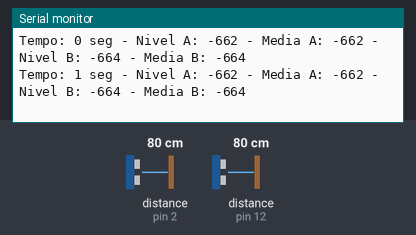
Recording of a sketch running on a simulated Arduino Uno, built with avr-gcc and run on an emulated ATmega328P. On the bench: the last lines printed to the serial monitor. Wiring (inferred from the names in the program): 2 × ultrasonic range finder: trigger pin 3, echo pin 2 / trigger pin 11, echo pin 12. The inputs (shaded band) are chosen by the test bench; at power-on: distance to the obstacle (sensors on pin 2, pin 12) 80 cm. The echo pulse lasts 58.3 µs per cm.

Above: at 1.3 s.
1.4 s: distance to the obstacle (sensor on pin 2) set to 2 cm
At 2.0 s:
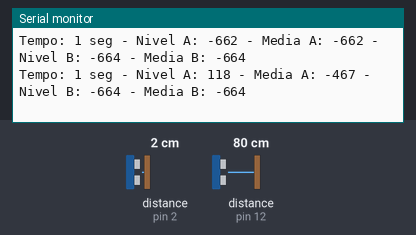
2.9 s: distance to the obstacle (sensor on pin 12) set to 2 cm
At 3.5 s:
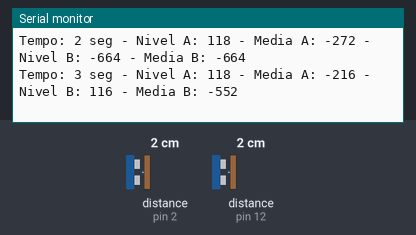
4.4 s: distance to the obstacle (sensor on pin 2) set to 4 cm
At 5.1 s:
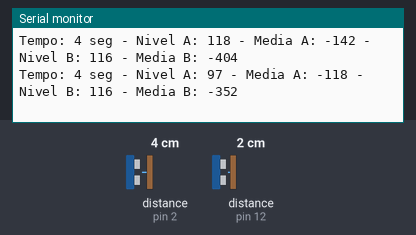
5.9 s: distance to the obstacle (sensor on pin 12) set to 4 cm
At 6.6 s:
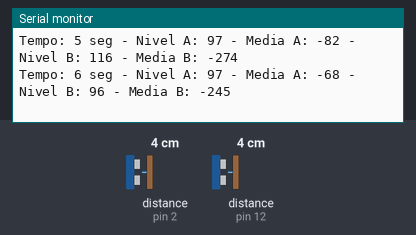
Timing chart, 0 to 8.4 s (numbered marks = the images above; inputs shaded):
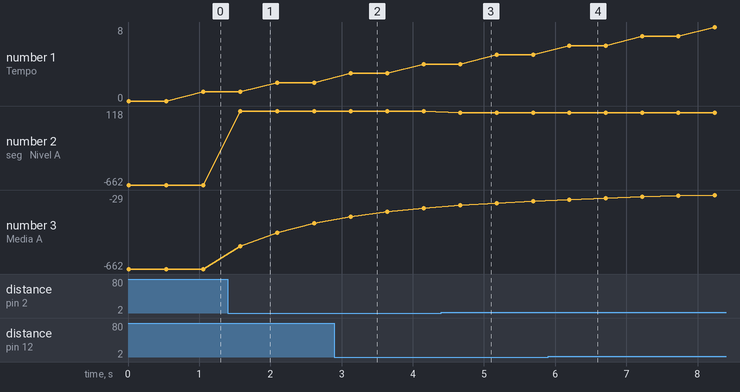

The sketch:

test_2_US.ino
```cpp
/*
 *    Desenvolvido por ANDRE ABREU RODRIGUES DE ALMEIDA
 *    Matricula 12/0007100
 *
 *    Trabalho de Controle Digital
 *
 *    Descrição: Testa sensores ultrassonicos
 */

//Definicao de pinos

#define echoPin_US_A 2 //Define o pino D2 como ECHO do sensor ultrassonico(HC-SR04) 1
#define trigPin_US_A 3 //Define o pino D3 (PWM) como TRIG do sensor ultrassonico(HC-SR04) 1

#define echoPin_US_B 12 //Define o pino D12 como ECHO do sensor ultrassonico(HC-SR04) 2
#define trigPin_US_B 11 //Define o pino D11 (PWM) como TRIG do sensor ultrassonico(HC-SR04) 2

//Variaveis globais
int distanceFromSensorA, distanceFromSensorB; // Variavel da afericao de distancia
int sumA, sumB; // Variaveis contendo a soma das distancias
int averageA, averageB; // Variaveis que armazenam a media da distancia
int headA, headB; // Variaveis do nível de liquido
int i;  //iterador

void setup() {
  //Define entradas e saidas
  pinMode(trigPin_US_A, OUTPUT); // Define o pino de TRIG do sensor US1 como saida
  pinMode(echoPin_US_A, INPUT); // Define o pino de ECHO do sensor US1 como entrada
  pinMode(trigPin_US_B, OUTPUT); // Define o pino de TRIG do sensor US2 como saida
  pinMode(echoPin_US_B, INPUT); // Define o pino de ECHO do sensor US2 como entrada
  //Define frequencia de comunicacao serial
  Serial.begin(9600); // Define BAUDRATE em 9600
  //Inicia variaveis
  distanceFromSensorA = 0;
  distanceFromSensorB = 0;
  sumA = 0;
  sumB = 0;
  averageA = 0;
  averageB = 0;
  i = 0;
}

void loop() {
  // Lê distancia do sensor ultrassonico A
  distanceFromSensorA = leDistancia(trigPin_US_A, echoPin_US_A);
  distanceFromSensorB = leDistancia(trigPin_US_B, echoPin_US_B);

  // Calcula tamanho do pote pelo sensor ultrassonico
  /*media(distanceFromSensorA, distanceFromSensorB);
  imprime1();  */

  // Calcula o nível de líquido
  headA = 134 - distanceFromSensorA;
  headB = 132 - distanceFromSensorB;
  media(headA, headB);
  //imprime1();
  //imprime2();
  imprime3();

  delay(500);


}

int leDistancia (int trigPin, int echoPin){
  long duratFCT;
  int distFCT;
  digitalWrite(trigPin, LOW);   // Limpa o trigPin
  delayMicroseconds(2);
  digitalWrite(trigPin, HIGH);    // Ativa o trigPin por 10ms
  delayMicroseconds(10);
  digitalWrite(trigPin, LOW);   // Desativa o trigPin
  // Leitura do echoPin para o tempo de retorno do som emitido em microsegundos
  duratFCT = pulseIn(echoPin, HIGH);
  // Calculando a distancia de viagem da onda sonora
  distFCT = duratFCT * 343 / 1000;
          // Tempo de propagacao * Velocidade do som
          // Velocidade do som = 0.343 mm/us
  distFCT = distFCT / 2;  // Divide por 2 para considerar trecho de ida e retorno do som
  return distFCT; //em mm
}

void media (int numberA, int numberB){
  i++;
  sumA = sumA + numberA;
  averageA = sumA / i;
  sumB = sumB + numberB;
  averageB = sumB / i;
}

/*

void imprime1 (){
  Serial.print("Tempo: ");
  Serial.print(millis()/1000);
  Serial.print(" seg - Distancia A: ");
  Serial.print(distanceFromSensorA);
  Serial.print(" - Media A: ");
  Serial.print(averageA);
  Serial.print(" - Distancia B: ");
  Serial.print(distanceFromSensorB);
  Serial.print(" - Media B: ");
  Serial.println(averageB);
}

void imprime2 (){
  Serial.print("Tempo: ");
  Serial.print(millis()/1000);
  Serial.print(" seg - Nivel A: ");
  Serial.print(headA);
  Serial.print(" - Media A: ");
  Serial.print(averageA);
  Serial.print(" - Nivel B: ");
  Serial.print(headB);
  Serial.print(" - Media B: ");
  Serial.println(averageB);
  Serial.print("sumA: ");
  Serial.print(sumA);
  Serial.print(" - sumB: ");
  Serial.print(sumB);
  Serial.print(" - i: ");
  Serial.println(i);
}

*/

void imprime3(){
  Serial.print("Tempo: ");
  Serial.print(millis()/1000);
  Serial.print(" seg - Nivel A: ");
  Serial.print(headA);
  Serial.print(" - Media A: ");
  Serial.print(averageA);
  Serial.print(" - Nivel B: ");
  Serial.print(headB);
  Serial.print(" - Media B: ");
  Serial.println(averageB);
}
```

Measured:
- after the input at 1.4 s, the serial monitor: prints a new line after 0.18 s (image 1)
- after the input at 2.9 s, the serial monitor: prints a new line after 0.23 s (image 2)
- after the input at 4.4 s, the serial monitor: prints a new line after 0.27 s (image 3)
- after the input at 5.9 s, the serial monitor: prints a new line after 0.30 s (image 4)
- plotted number 2: -662 → 118 after the input at 1.4 s, 118 → 97 after the input at 4.4 s
- plotted number 3: -662 → -272 after the input at 1.4 s, -142 → -82 after the input at 4.4 s
